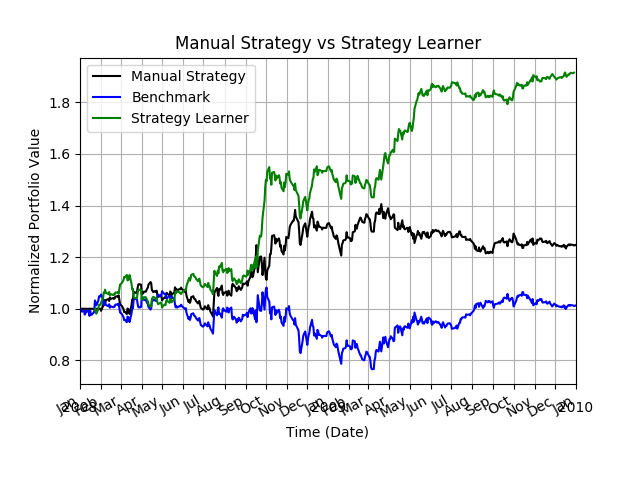

The Python source for this figure:
import datetime as dt
import pandas as pd

import marketsimcode as msc
import ManualStrategy as ms
import StrategyLearner as sl

import matplotlib.dates as mdates
import matplotlib.pyplot as plt

def author():
    return 'prao43'

def normalize_df(df):
    df.fillna(method='ffill', inplace=True)
    df.fillna(method='bfill', inplace=True)
    return df/df.ix[0,:]

if __name__ == "__main__":
    start_date = dt.datetime(2008, 1, 1)
    end_date = dt.datetime(2009, 12, 31)
    sv = 100000
    commission = 0.0
    impact = 0.0
    strategy_learner = sl.StrategyLearner(verbose = False, impact=impact)
    strategy_learner.addEvidence(symbol = "JPM", sd=start_date, ed=end_date, sv=sv)
    trades_df = strategy_learner.testPolicyWithAdditionalStats(symbol ="JPM", sd=start_date, ed=end_date, sv=sv)

    portvals_sl = msc.compute_portvals(trades_df, start_val = sv, commission=commission, impact=impact)
    trades_ms_df = ms.testPolicy(symbol ="JPM", sd=start_date, ed=end_date, sv = sv)
    portvals_ms = msc.compute_portvals(trades_ms_df, start_val = sv, commission=commission, impact=impact)

    benchmark = ms.testPolicyBenchmark(symbol="JPM", sd=start_date, ed=end_date, sv=sv)
    port_values_benchmark = msc.compute_portvals(benchmark, start_val=sv, commission=commission, impact=impact)


    normed_prices_benchmark = normalize_df(port_values_benchmark)
    normed_prices_ms = normalize_df(portvals_ms)
    normed_prices_sl = normalize_df(portvals_sl)
    chart_df = pd.concat([normed_prices_ms, normed_prices_benchmark, normed_prices_sl], axis=1)
    chart_df.columns = ['Manual Strategy', 'Benchmark', 'Strategy Learner']
    f1 = chart_df.plot(grid=True, title='Manual Strategy vs Strategy Learner', use_index=True,
                       color=['Black', 'Blue', 'Green'])
    f1.xaxis.set_major_locator(mdates.MonthLocator())
    f1.xaxis.set_major_formatter(mdates.DateFormatter('%b'))
    f1.xaxis.set_minor_locator(mdates.YearLocator())
    f1.xaxis.set_minor_formatter(mdates.DateFormatter('%Y'))
    f1.xaxis.set_tick_params(which='minor', pad=10)
    datemin = dt.date(normed_prices_benchmark.index.min().year, 1, 1)
    datemax = dt.date(normed_prices_benchmark.index.max().year + 1, 1, 1)
    f1.set_xlabel("Time (Date)")
    f1.set_ylabel("Normalized Portfolio Value")
    f1.set_xlim(datemin, datemax)

    cum_ret_sl, avg_daily_ret_sl, std_daily_ret_sl, sharpe_ratio_sl = msc.compute_portfolio_stats(normed_prices_sl)
    cum_ret, avg_daily_ret, std_daily_ret, sharpe_ratio = msc.compute_portfolio_stats(normed_prices_ms)
    cum_ret_bmk, avg_daily_ret_bmk, std_daily_ret_bmk, sharpe_ratio_bmk = msc.compute_portfolio_stats(normed_prices_benchmark)
    print"Sharpe Ratio Strategy Learner:{}".format(sharpe_ratio_sl)
    print"Sharpe Ratio Manual Strategy:{}".format(sharpe_ratio)
    print"Sharpe Ratio Benchmark:{}".format(sharpe_ratio_bmk)

    print"Cum Return Strategy Learner:{}".format(cum_ret_sl)
    print"Cum Return Manual Strategy:{}".format(cum_ret)
    print"Cum Return Benchmark:{}".format(cum_ret_bmk)

    print"Std Dev Strategy Learner:{}".format(std_daily_ret_sl)
    print"Std Dev Manual Strategy:{}".format(std_daily_ret)
    print"Std Dev Benchmark:{}".format(std_daily_ret_bmk)

    print"Avg Daily Ret Strategy Learner:{}".format(avg_daily_ret_sl)
    print"Avg Daily Ret Manual Strategy:{}".format(avg_daily_ret)
    print"Avg Daily Ret Benchmark:{}".format(avg_daily_ret_bmk)
    print"Strategy Learner,{},{},{},{},{}".format(sharpe_ratio_sl, cum_ret_sl, std_daily_ret_sl, avg_daily_ret_sl, trades_df.shape[0])
    print"Manual Strategy,{},{},{},{},{}".format(sharpe_ratio, cum_ret, std_daily_ret, avg_daily_ret, trades_ms_df.shape[0])
    print"Benchmark,{},{},{},{},1".format(sharpe_ratio_bmk, cum_ret_bmk, std_daily_ret_bmk, avg_daily_ret_bmk)
    plt.savefig("experiment1.png")